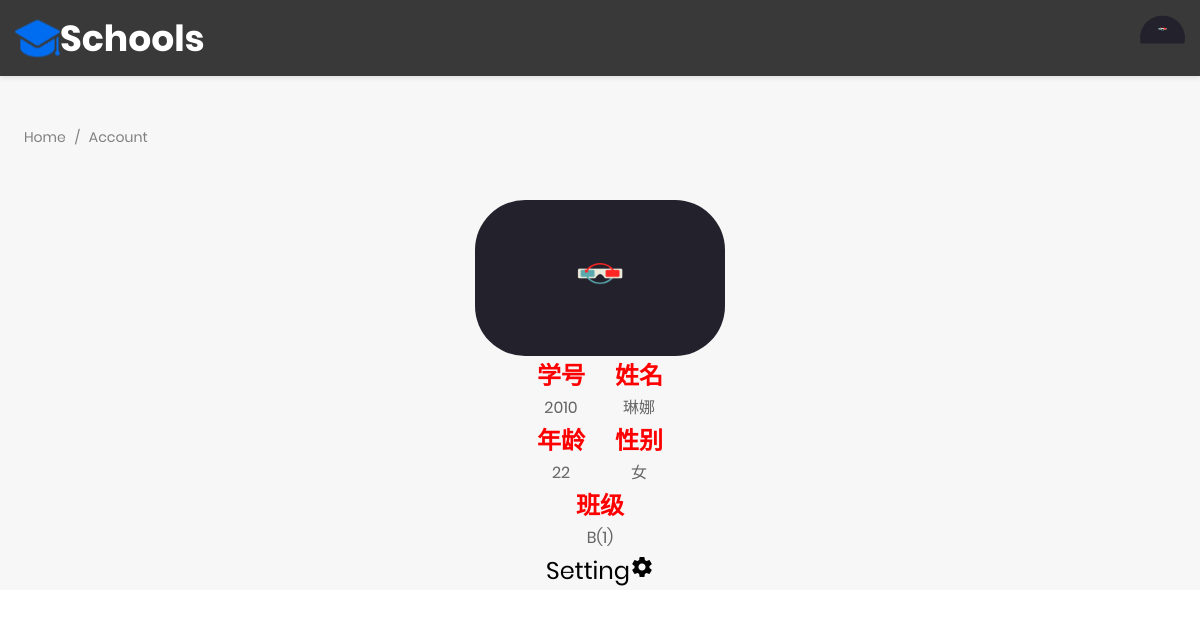
/student/account.php (signed in), run on the app's committed database.
### tables this page shows
CREATE TABLE `p_student` (
  `id` int(20) NOT NULL,
  `name` varchar(20) NOT NULL,
  `uname` varchar(20) NOT NULL,
  `pass` varchar(20) NOT NULL,
  `img` varchar(20) NOT NULL,
  `locimg` varchar(100) NOT NULL,
  `level` varchar(20) NOT NULL
);

CREATE TABLE `student` (
  `id` int(20) NOT NULL,
  `name` varchar(20) NOT NULL,
  `old` int(20) NOT NULL,
  `sex` varchar(20) NOT NULL,
  `class` varchar(20) NOT NULL
);

### student/account.php (the view, shortened to what this page needs)
<!DOCTYPE html>
<html lang="en">
<head>
        <link href="../assets/css/font-face.css" rel="stylesheet" media="all">
    <link href="../assets/vendor/font-awesome-4.7/css/font-awesome.min.css" rel="stylesheet" media="all">
    <link href="../assets/vendor/font-awesome-5/css/fontawesome-all.min.css" rel="stylesheet" media="all">
    <link href="../assets/vendor/mdi-font/css/material-design-iconic-font.min.css" rel="stylesheet" media="all">
    <link href="../assets/vendor/bootstrap-4.1/bootstrap.min.css" rel="stylesheet" media="all">
    <link href="../assets/vendor/animsition/animsition.min.css" rel="stylesheet" media="all">
    <link href="../assets/css/theme.css" rel="stylesheet" media="all">
</head>
<body class="animsition">
    <div class="page-wrapper">
        <header class="header-desktop3 d-none d-lg-block">
            <div class="section__content section__content--p35">
                <div class="header3-wrap">
                    <div class="header__logo">
                        <img src="../assets/img/logo/logo.png" alt="" /><h1><font color="white">Schools</font></h1>
                    </div>
                    <div class="header__tool">
                        <div class="account-wrap">
                            <div class="account-item account-item--style2 clearfix js-item-menu">
                								<div class="image">
                                  <?php
                                  include "../assets/config/config.php";
                                  $uname = $_SESSION['uname'];
                                  $query = mysqli_query($conn,"SELECT * FROM p_student where uname='$uname'");
                    	            if(mysqli_num_rows($query)>0){
                                  $no = 1;
                                  while($data = mysqli_fetch_array($query)){
                                  ?>
                                    <img src="<?php echo $data["locimg"];?>" alt="<?php echo $_SESSION['name']; ?>" />
                                  <?php $no++; } ?>
                                  <?php } ?>
                                </div>
                            </div>
                        </div>
                    </div>
                </div>
            </div>
        </header>
        <div class="page-content--bgf7">
            <section class="au-breadcrumb2">
                <div class="container">
                    <div class="row">
                        <div class="col-md-12">
                            <div class="au-breadcrumb-content">
                                <div class="au-breadcrumb-left">
                                    <ul class="list-unstyled list-inline au-breadcrumb__list">
                                        <li class="list-inline-item active">
                                            <a href="index.php">Home</a>
                                        </li>
                                        <li class="list-inline-item seprate">
                                            <span>/</span>
                                        </li>
                                        <li class="list-inline-item">Account</li>
                                    </ul>
                                </div>
                            </div>
                        </div>
                    </div>
                </div>
            </section>
			<div class="text-center">
            <div class="profile-img">
              <?php
              include "../assets/config/config.php";
              $uname = $_SESSION['uname'];
              $query = mysqli_query($conn,"SELECT * FROM p_student where uname='$uname'");
	            if(mysqli_num_rows($query)>0){
              $no = 1;
              while($data = mysqli_fetch_array($query)){
              ?>
                <img src="<?php echo $data["locimg"];?>" width="250px" style="border-radius:50px" />
                <?php $no++; } ?>
                  			<?php } ?>
                            </div>
                            <div class="container1">
                              <?php
                              $name = $_SESSION['name'];
                              $acc = mysqli_query($conn,"SELECT * FROM student where name='$name'");
                	            if(mysqli_num_rows($acc)>0){
                              $noo = 1;
                              while($dataacc = mysqli_fetch_array($acc)){
                              ?>
                            <div class="profile-details-hr">
                                <div class="row">
                                    <div class="col-lg-6 col-md-12 col-sm-12 col-xs-6">
                                        <div class="id-hr">
                                            <p><font size="5px" color="red"><b>学号</b></font><br /><?php echo $dataacc["id"];?></p>
                                        </div>
                                    </div>
                                    <div class="col-lg-6 col-md-12 col-sm-12 col-xs-6">
                                        <div class="name-hr tb-sm-res-d-n dps-tb-ntn">
                                            <p><font size="5px" color="red"><b>姓名</b></font><br /><?php echo $dataacc["name"];?></p>
                                        </div>
                                    </div>
                                </div>
                                <div class="row">
                                    <div class="col-lg-6 col-md-12 col-sm-12 col-xs-6">
                                        <div class="old-hr">
                                            <p><font size="5px" color="red"><b>年龄</b></font><br /><?php echo $dataacc["old"];?></p>
                                        </div>
                                    </div>
                                    <div class="col-lg-6 col-md-12 col-sm-12 col-xs-6">
                                        <div class="sex-hr tb-sm-res-d-n dps-tb-ntn">
                                            <p><font size="5px" color="red"><b>性别</b></font><br /><?php echo $dataacc["sex"];?></p>
                                        </div>
                                    </div>
                                </div>
                                <div class="row">
                                    <div class="col-lg-12">
                                        <div class="class-hr">
                                            <p><font size="5px" color="red"><b>班级</b></font><br /><?php echo $dataacc["class"];?></p>
                                        </div>
                                    </div>
                                </div>
								<div class="row">
                                    <div class="col-lg-12">
                                        <button onclick="window.location.href = 'setting.php';" style="font-size:24px">Setting<i class="material-icons">settings</i></button>
                                    </div>
                                </div>
                            </div>
                            <?php $noo++; } ?>
                                    <?php } ?>
					</div>
			</div>
</body>
</html>

### data on the page
p_student: locimg (picture)
student: id "2010", name "琳娜", old "22", sex "女", class "B(1)"
